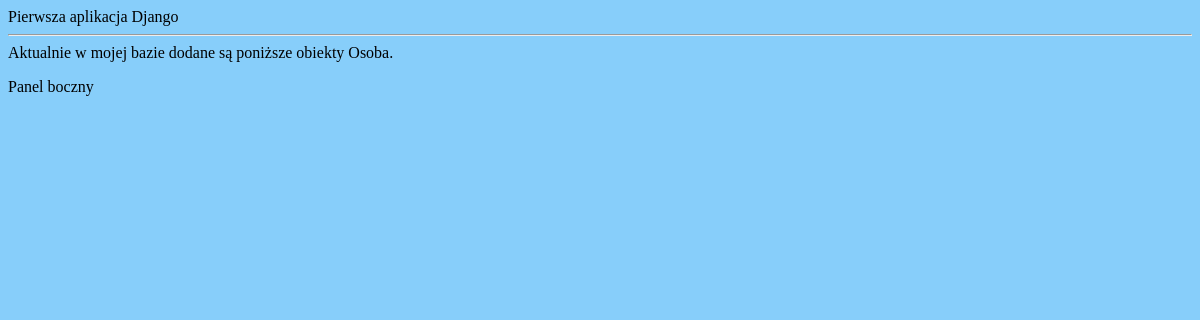
Before: /biblioteka/html/osoby/ with the older database file.
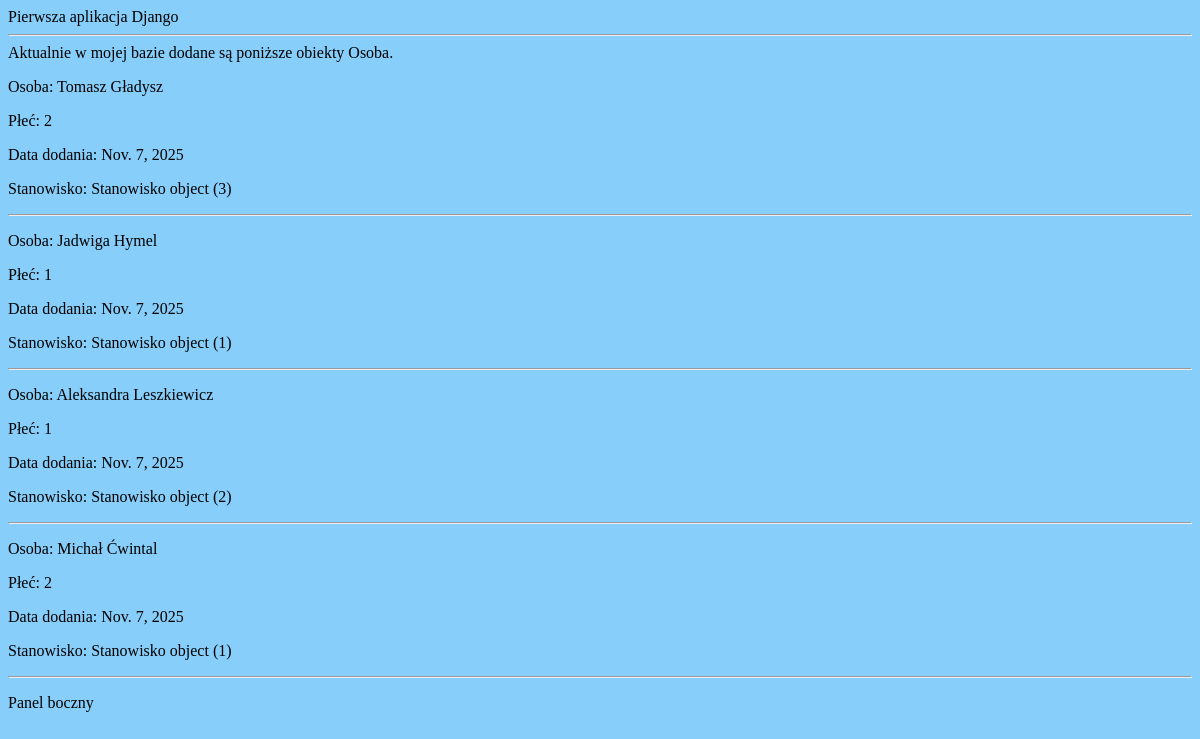
After: the same page with the newer database file.
### bibilioteka/models.py (models this page shows, shortened)
class Osoba(models.Model):
    imie = models.CharField(max_length=50, blank=False, null=False)
    nazwisko = models.CharField(max_length=50, blank=False, null=False)
    plec = models.IntegerField(choices=PLCIE.choices, default= PLCIE.choices[2][0])
    stanowisko = models.ForeignKey('Stanowisko', on_delete=models.CASCADE)
    data_dodania = models.DateField(auto_now_add=True, editable=False)
    class Meta:
        ordering = ["nazwisko"]

class Stanowisko(models.Model):
    nazwa = models.CharField(max_length=70, blank=False, null=False)
    opis = models.TextField(null=True, blank=True)

### bibilioteka/views.py (the view)
# urls.py: path("html/osoby/", views.osoba_list_html, name="osoba-list"),
def osoba_list_html(request):
    osoby = Osoba.objects.all()
    return render(request, "biblioteka/osoba/list.html", {'osoby': osoby})

### bibilioteka/templates/biblioteka/osoba/list.html (shortened to what this page needs)
{% extends "biblioteka/base.html" %}
{% block content %}
Aktualnie w mojej bazie dodane są poniższe obiekty Osoba.
{% for osoba in osoby %}
<p>Osoba: {{ osoba.imie }} {{ osoba.nazwisko }}</p>
<p>Płeć: {{ osoba.plec }}</p>
<p>Data dodania: {{ osoba.data_dodania }}</p>
<p>Stanowisko: {{ osoba.stanowisko }}</p>
<hr>
{% endfor %}
{% endblock %}

### bibilioteka/templates/biblioteka/base.html (shortened to what this page needs)
{% load static %}
<!DOCTYPE html>
<html>
    <head>
        <link href="{% static "css/biblioteka.css" %}" rel="stylesheet">
    </head>
    <body>
        <div id="header" >
            Pierwsza aplikacja Django
        </div>
        <hr/>
        <div id="content">
            {% block content %}
            {% endblock %}
        </div>
        <div id="sidebar">
            <p>Panel boczny</p>
        </div>
    </body>
</html>

### bibilioteka/static/css/biblioteka.css (style rules this page uses)
body { background-color: lightskyblue; }

Changed rows visible on the page:
added Osoba: imie "Tomasz", nazwisko "Gładysz", plec "2", data_dodania "Nov. 7, 2025", stanowisko "Stanowisko object (3)"
added Osoba: imie "Jadwiga", nazwisko "Hymel", plec "1", data_dodania "Nov. 7, 2025", stanowisko "Stanowisko object (1)"
added Osoba: imie "Aleksandra", nazwisko "Leszkiewicz", plec "1", data_dodania "Nov. 7, 2025", stanowisko "Stanowisko object (2)"
added Osoba: imie "Michał", nazwisko "Ćwintal", plec "2", data_dodania "Nov. 7, 2025", stanowisko "Stanowisko object (1)"
